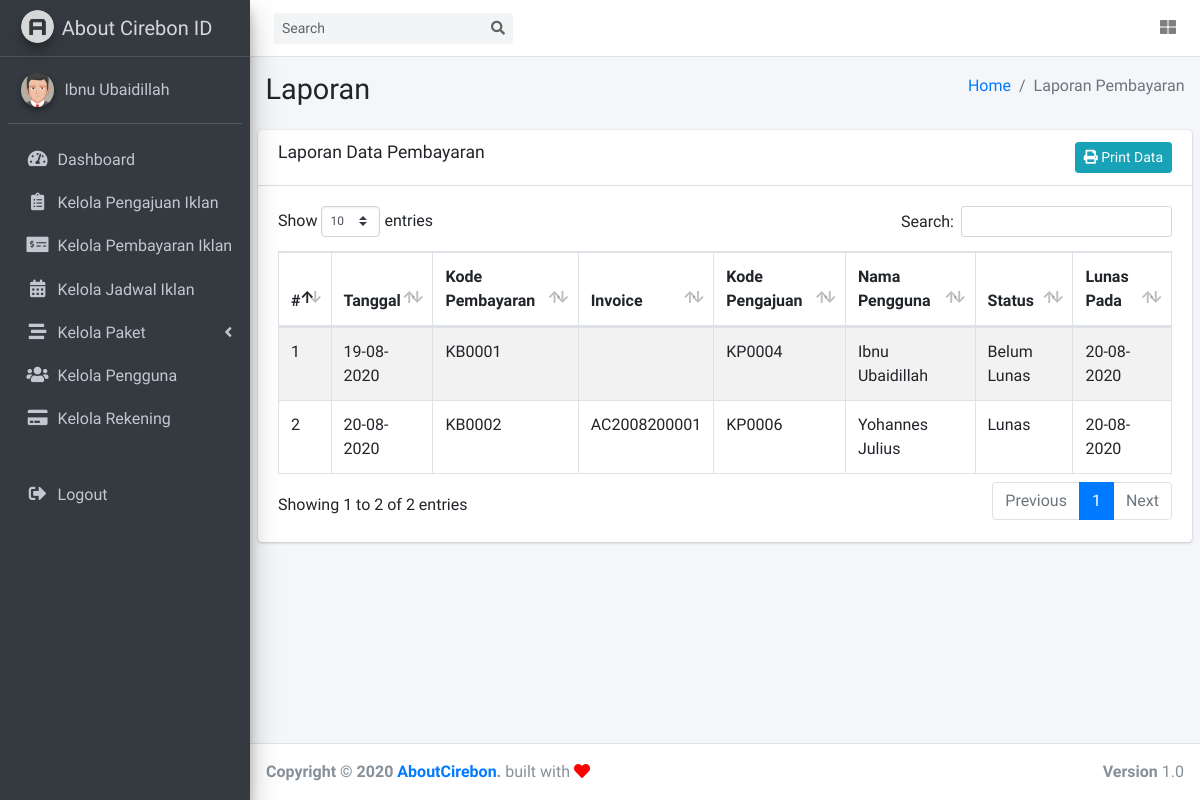
Page /index.php/laporan/laporan_pembayaran on the earlier database version.
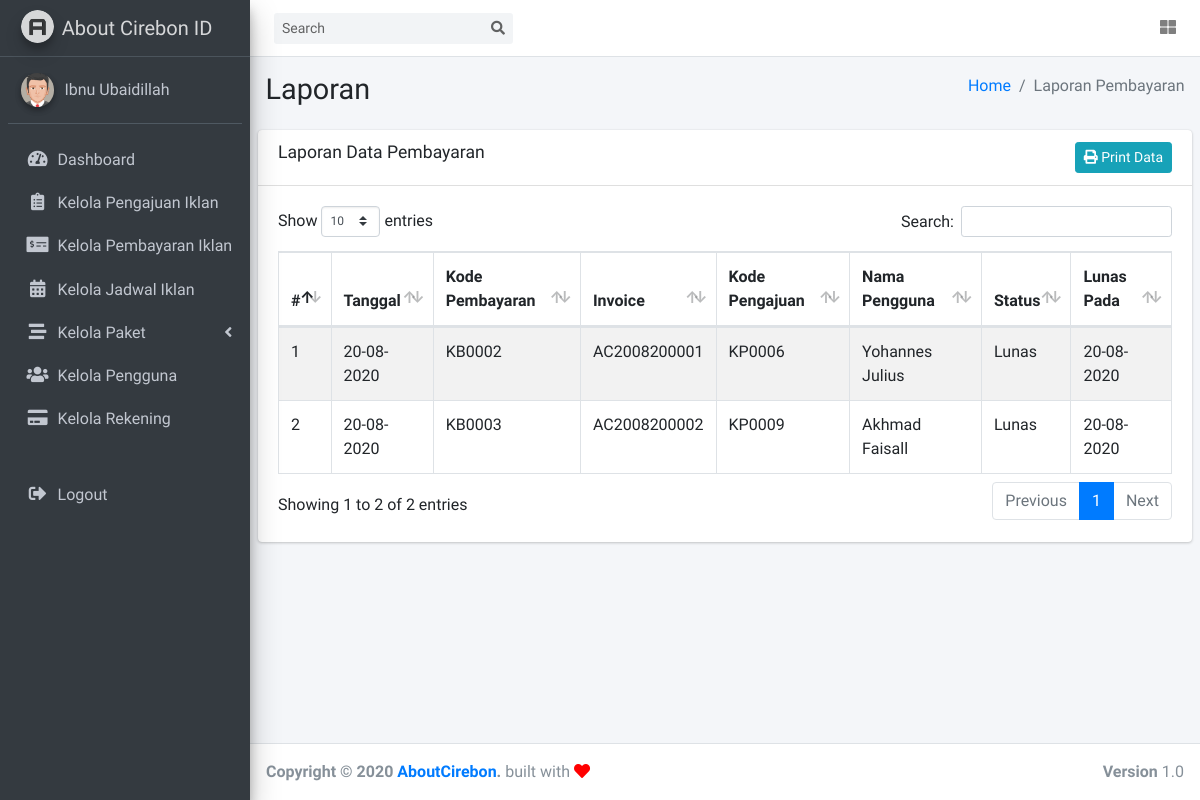
Same page on the later database version.
### tables this page shows
CREATE TABLE `tbl_pembayaran` (
  `id_pembayaran` int(11) NOT NULL,
  `id_pengajuan` int(11) NOT NULL,
  `id_pengguna` int(11) NOT NULL,
  `id_rekening` int(11) NOT NULL,
  `kode_pembayaran` varchar(25) NOT NULL,
  `invoice` varchar(128) NOT NULL DEFAULT '-',
  `bukti_pembayaran` varchar(255) NOT NULL DEFAULT '-',
  `tanggal` int(11) NOT NULL,
  `status_p` varchar(20) NOT NULL DEFAULT 'Belum Lunas',
  `tgl_terakhir` timestamp NOT NULL DEFAULT current_timestamp()
);

CREATE TABLE `tbl_pengajuan` (
  `id_pengajuan` int(11) NOT NULL,
  `kode_pengajuan` varchar(25) NOT NULL,
  `id_pengguna` int(11) NOT NULL,
  `id_detail` int(11) NOT NULL,
  `konten` varchar(255) NOT NULL,
  `caption` varchar(255) NOT NULL,
  `tanggal` int(11) NOT NULL,
  `status` varchar(25) NOT NULL DEFAULT 'Pending',
  `keterangan` varchar(255) NOT NULL DEFAULT '-',
  `update_pada` timestamp NOT NULL DEFAULT current_timestamp()
);

CREATE TABLE `tbl_pengguna` (
  `id_pengguna` int(11) NOT NULL,
  `username` varchar(40) NOT NULL,
  `password` varchar(40) NOT NULL,
  `email` varchar(50) NOT NULL,
  `nama` varchar(50) NOT NULL,
  `alamat` varchar(255) NOT NULL,
  `no_telp` varchar(20) NOT NULL,
  `jenis_kelamin` varchar(20) NOT NULL,
  `level` int(1) NOT NULL COMMENT '1:admin, 2:atasan, 3:pelanggan',
  `tanggal_dibuat` timestamp NOT NULL DEFAULT current_timestamp() ON UPDATE current_timestamp(),
  `aktif` int(11) NOT NULL,
  `terakhir_diubah` timestamp NOT NULL DEFAULT current_timestamp() ON UPDATE current_timestamp()
);

### application/libraries/Template.php (called while the page is built)
<?php
Class Template
{
    var $template_data = array();
    function set($nama, $value)
    {
        $this->template_data[$nama] = $value;
    }
    function load($template = '', $view = '', $view_data = array(), $return = FALSE)
    {
        $this->CI =& get_instance();
        $this->set('contents', $this->CI->load->view($view, $view_data, TRUE));
        return $this->CI->load->view($template, $this->template_data, $return);
    }
}
?>

### application/controllers/Laporan.php (called while the page is built, shortened)
<?php
class Laporan extends CI_Controller
{
    public function laporan_pembayaran()
    {
        $data['pembayaran'] = $this->pembayaran_m->getAll();
        $this->template->load('template', 'laporan/laporan_pembayaran', $data);
    }
}

### index.php (called while the page is built, shortened)
<?php
require_once BASEPATH.'core/CodeIgniter.php';

### application/models/Pembayaran_m.php (called while the page is built, shortened)
<?php
class Pembayaran_m extends CI_Model
{
    public function getAll()
    {
        $this->db->select('*');
        $this->db->from('tbl_pembayaran');
        $this->db->join('tbl_pengajuan', 'tbl_pembayaran.id_pengajuan = tbl_pengajuan.id_pengajuan');
        $this->db->join('tbl_detailpaket', 'tbl_pengajuan.id_detail = tbl_detailpaket.id_detail');
        $this->db->join('tbl_paket', 'tbl_detailpaket.id_paket = tbl_paket.id_paket');
        $this->db->join('tbl_tipepaket', 'tbl_detailpaket.id_tipepaket = tbl_tipepaket.id_tipepaket');
        $this->db->join('tbl_pengguna', 'tbl_pembayaran.id_pengguna = tbl_pengguna.id_pengguna');
        $this->db->join('tbl_rekening', 'tbl_pembayaran.id_rekening = tbl_rekening.id_rekening');
        $query = $this->db->get()->result();
        return $query;
    }
}

### application/views/laporan/laporan_pembayaran.php (the view)
<section class="content-header">
    <div class="container-fluid">
        <div class="row mb-2">
            <div class="col-sm-6">
                <h1>Laporan</h1>
            </div>
            <div class="col-sm-6">
                <ol class="breadcrumb float-sm-right">
                    <li class="breadcrumb-item"><a href="<?= base_url('dashboard') ?>">Home</a></li>
                    <li class="breadcrumb-item active">Laporan Pembayaran</li>
                </ol>
            </div>
        </div>
    </div>
</section>
<section class="content">
    <div class="card">
        <div class="card-header">
            <div class="float-right">
                <a href="<?= site_url('laporan/print_pembayaran') ?>" class="btn btn-info btn-sm"><i class="fa fa-print"></i> Print Data</a>
            </div>
            <h3 class="card-title">Laporan Data Pembayaran</h3>
        </div>
        <div class="card-body">
            <div class="box-body table-responsive">
                <table class="table table-bordered table-striped" id="Table1">
                    <thead>
                        <tr>
                            <th>#</th>
                            <th>Tanggal</th>
                            <th>Kode Pembayaran</th>
                            <th>Invoice</th>
                            <th>Kode Pengajuan</th>
                            <th>Nama Pengguna</th>
                            <th>Status</th>
                            <th>Lunas Pada</th>
                        </tr>
                    </thead>
                    <tbody>
                        <?php
                        $no = 1;
                        foreach ($pembayaran as $data) { ?>
                            <tr>
                                <td><?= $no++ ?></td>
                                <td><?= date('d-m-Y', strtotime($data->tanggal)) ?></td>
                                <td><?= $data->kode_pembayaran ?></td>
                                <td><?= $data->invoice ?></td>
                                <td><?= $data->kode_pengajuan ?></td>
                                <td><?= $data->nama ?></td>
                                <td><?= $data->status_p ?></td>
                                <td><?= date('d-m-Y', strtotime($data->tgl_terakhir)) ?></td>
                            </tr>
                        <?php } ?>
                    </tbody>
                </table>
            </div>
        </div>
</section>

Differences in the rows shown:
removed tbl_pembayaran: id_pengajuan.tanggal "19-08-2020", kode_pembayaran "KB0001", id_pengajuan.kode_pengajuan "KP0004", id_pengguna.nama "Ibnu Ubaidillah", status_p "Belum Lunas", tgl_terakhir "20-08-2020"
added tbl_pembayaran: id_pengajuan.tanggal "20-08-2020", kode_pembayaran "KB0003", invoice "AC2008200002", id_pengajuan.kode_pengajuan "KP0009", id_pengguna.nama "Akhmad Faisall", status_p "Lunas", tgl_terakhir "20-08-2020"
